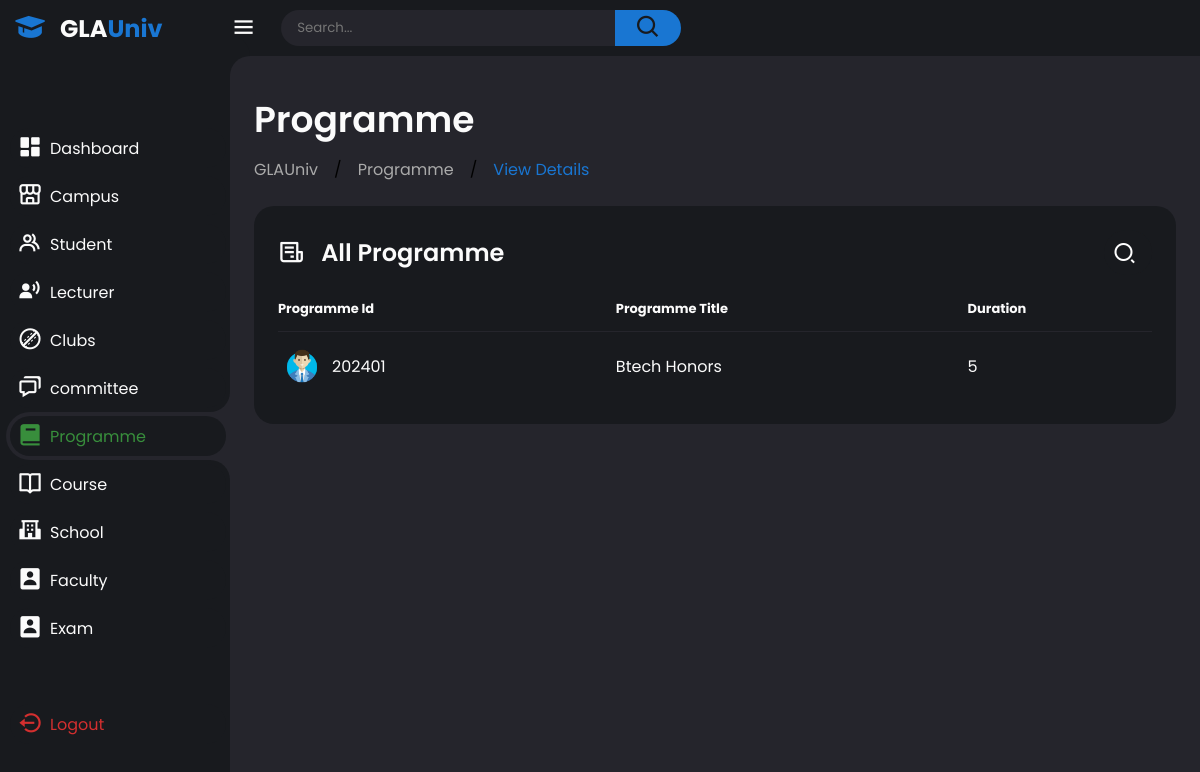
Page /All_files/View/programme_view.php (signed in) on the committed database.
### tables this page shows
CREATE TABLE `programme` (
  `programme_id` int(11) NOT NULL,
  `programme_code` varchar(20) DEFAULT NULL,
  `programme_title` varchar(255) DEFAULT NULL,
  `level` varchar(50) DEFAULT NULL,
  `duration` int(11) DEFAULT NULL,
  `school_id` int(11) DEFAULT NULL
);

### All_files/View/programme_view.php (the view, shortened to what this page needs)
<?php
include("../php_files/Database.php");
?>
<!DOCTYPE html>
<html lang="en">
<head>
    <link href='https://unpkg.com/boxicons@2.1.4/css/boxicons.min.css' rel='stylesheet'>
    <link rel="stylesheet" href="../../css files/Panel.css">
    <link href="https://cdn.jsdelivr.net/npm/remixicon@2.5.0/fonts/remixicon.css" rel="stylesheet">
    <link rel="stylesheet" href="../../css files/search.css">
</head>
<body class="dark">
    <div class="sidebar">
        <a href="#" class="logo">
            <i class='bx bxs-graduation'></i>
            <div class="logo-name"><span>GLA</span>Univ</div>
        </a>
        <ul class="side-menu">
            <li><a href="../dashboard/Panel.php"><i class='bx bxs-dashboard'></i>Dashboard</a></li>
            <li><a href="../dashboard/Campus.php"><i class='bx bx-store-alt'></i>Campus</a></li>
            <li><a href="../dashboard/Student.php"><i class='bx bx-group' ></i>Student</a></li>
            <li><a href="../dashboard/lecturer.php"><i class='bx bxs-user-voice' ></i>Lecturer</a></li>
            <li><a href="../dashboard/clubs.php"><i class='bx bx-cricket-ball' ></i>Clubs</a></li>
            <li><a href="../dashboard/committee.php"><i class='bx bx-chat' ></i>committee</a></li>
            <li  class="active"><a href="../dashboard/programme.php"><i class='bx bxs-book' ></i>Programme</a></li>
            <li><a href="../dashboard/course.php"><i class='bx bx-book-open' ></i>Course</a></li>
            <li><a href="../dashboard/school.php"><i class='bx bxs-school' ></i>School</a></li>
            <li><a href="../dashboard/faculty.php"><i class='bx bxs-user-rectangle' ></i>Faculty</a></li>
            <li><a href="../dashboard/exam.php"><i class='bx bxs-user-rectangle' ></i>Exam</a></li>
        </ul>
        <ul class="side-menu">
            <li>
                <a href="Logout.php" class="logout">
                    <i class='bx bx-log-out-circle'></i>
                    Logout
                </a>
            </li>
        </ul>
    </div>
    <div class="content">
        <nav>
            <i class='bx bx-menu'></i>
            <form action="#">
                <div class="form-input">
                    <input type="search" placeholder="Search...">
                    <button class="search-btn" type="submit"><i class='bx bx-search'></i></button>
                </div>
            </form>
        </nav>
        <main>
            <div class="header">
                <div class="left">
                    <h1>Programme</h1>
                    <ul class="breadcrumb">
                        <li><a href="#">
                                GLAUniv
                            </a></li>
                        /
                        <li><a href="#">Programme</a></li>
                        /
                        <li><a href="#" class="active">View Details</a></li>
                    </ul>
                </div>
            </div>
            <div class="bottom-data">
                <div class="orders">
                    <div class="header">
                        <i class='bx bx-receipt'></i>
                        <h3>All Programme</h3>
                        <form action="https://www.google.com/search" class="search" id="search-bar">
                            <div class="search__button" id="search-button">
                                <i class="ri-search-2-line search__icon"></i>
                            </div>
                        </form>
                    </div>
                    <table>
                        <thead>
                            <tr>
                                <th>Programme Id</th>
                                <th>Programme Title</th>
                                <th>Duration</th>
                            </tr>
                        </thead>
                        <tbody style="margin-right:50px">
                            <?php
                                $recent_programme = "SELECT * FROM programme";
                                $result = mysqli_query($conn, $recent_programme);
                                if ($result) {
                                    if (mysqli_num_rows($result) > 0) {
                                        while ($row = mysqli_fetch_assoc($result)) {
                                            echo '<tr>';
                                            echo '<td>';
                                            echo '<img src="../../images/User.png">';
                                            echo '<p>' . $row['programme_id'] . '</p>';
                                            echo '</td>';
                                            echo '<td>' . $row['programme_title'] . '</td>';
                                            echo '<td>' . $row['duration'] . '</td>';
                                            echo '</tr>';
                                        }
                                    }
                                     else {
                                        echo '<tr><td colspan="3">No recent students found.</td></tr>';
                                    }
                                } else {
                                    echo 'Error: ' . mysqli_error($connection);
                                }
                            ?>
                        </tbody>
                    </table>
                </div>
            </div>
        </main>
    </div>
</body>
</html>

### css files/search.css (style rules this page uses)
:root { --dark-color: hsl(222, 24%, 8%); --white-color: #fff; --body-color: hsl(222, 100%, 99%); --body-font: "Poppins", sans-serif; --small-font-size: .813rem; }
@media screen and (min-width: 968px) { :root { --small-font-size: .875rem; } }
.search { position: relative; width: 48px; height: 45px; background-color: #181a1e; border-radius: 10rem; padding: 10px; overflow: hidden; transition: width 0.5s cubic-bezier(0.9, 0, 0.3, 0.9); }
.search__button { width: 57px; height: 57px; background-color:#181a1e; border-radius: 50%; position: absolute; top: 0; bottom: 0; right: -1px; margin: auto; display: grid; place-items: center; cursor: pointer; transition: transform 0.6s cubic-bezier(0.9, 0, 0.3, 0.9); }
.search__icon, .search__close { color: var(--white-color); font-size: 1.5rem; position: absolute; transition: opacity 0.5s cubic-bezier(0.9, 0, 0.3, 0.9); }

### rows in the picture
programme: programme_id "202401", programme_title "Btech Honors", duration "5"
